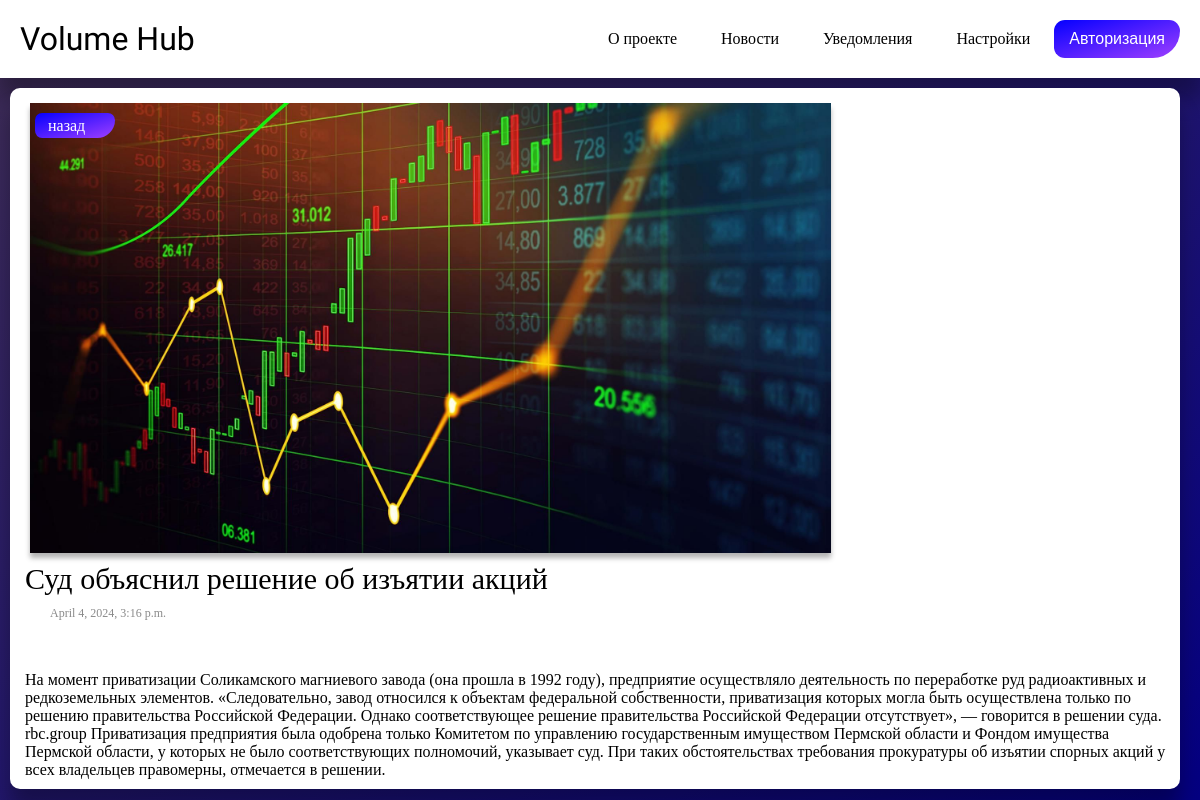
Page /news/5/ on the committed database.
### account/models.py (models this page shows)
class News(models.Model):
    title = models.CharField(max_length=80)
    photo = models.ImageField(upload_to='static/images', null=True)
    article = models.TextField()
    category = models.TextField()
    time = models.DateTimeField()

### account/views.py (the view)
# urls.py: path('news/<int:id>/', views.show_news, name='show_news'),
def show_news(request, id):
    if request.method == 'POST':
        return redirect('signin')
    else:
        news = News.objects.get(id=id)
        return render(request, 'show_news.html', {"news": news})

### account/templates/show_news.html (shortened to what this page needs)
{% extends 'base.html' %}
{% block content %}
{% load static %}
<link rel="stylesheet" href="{% static 'css/show_news.css' %}">
<div class="container">
    <div class="rectangle">
        <div class="button">
            <a href="{% url 'news' %}" class="to_news">назад</a>
        </div>
         <img src="{{ news.photo.url }}" alt="Фото новости" class="news-image">
        <div class="title">{{ news.title }}</div>
        <div class="time">{{ news.time }}</div>
        <div class="article">{{ news.article }}</div>
    </div>
</div>
{% endblock %}

### static/css/styles.css (style rules this page uses)
body { background: linear-gradient(to bottom right, #3f2d55, #040081); margin: 0; padding: 0; height: 100vh; font-family: 'Noto Serif SC', serif; }

### static/css/show_news.css (style rules this page uses)
.container { width: 100%; height: 100%; padding: 10px; box-sizing: border-box; }
.rectangle { width: 97%; height: 100%; background-color: #ffffff; border-radius: 10px; position: relative; box-shadow: 0 20px 20px rgba(0, 0, 0, 0.3); padding: 10px; padding-left: 15px; }
.title { font-size: 30px; margin-bottom: 10px; }
.time { font-size: 12px; color: #8a8a8a; padding-left: 25px; margin-bottom: 50px; }
.news-image { margin: 5px; width: 70%; height: 20%; background-size: cover; background-position: center; box-shadow: 0 5px 5px rgba(0, 0, 0, 0.3);; }
.button { position: absolute; top: 25px; left: 25px; background: linear-gradient(to bottom right, #0500FF, #9F3FFF); padding: 10px; width: 60px; height: 5px; border-radius: 40px; border-bottom-right-radius: 100px; cursor: pointer; font-size: 16px; }
.to_news { position: absolute; bottom: 3px; left: 13px; text-decoration: none; color: #ffffff; }

### rows in the picture
News: photo (picture), title "Суд объяснил решение об изъятии акций", time "April 4, 2024, 3:16 p.m.", article "На момент приватизации Соликамского магниевого завода (она прошла в 1992 году), предприятие осуществляло деятельность по переработке руд радиоактивных и редкоземельных элементов. «Следовательно, завод относился к объектам федеральной собственности, приватизация которых могла быть осуществлена только по решению правительства Российской Федерации. Однако соответствующее решение правительства Российской Федерации отсутствует», — говорится в решении суда. rbc.group Приватизация предприятия была одобрена только Комитетом по управлению государственным имуществом Пермской области и Фондом имущества Пермской области, у которых не было соответствующих полномочий, указывает суд. При таких…"
